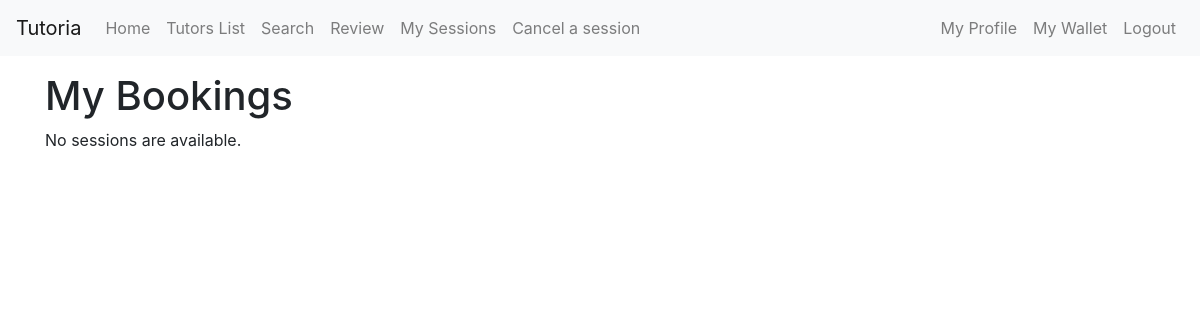
Before: /students/my/ (signed in) with the older database file.
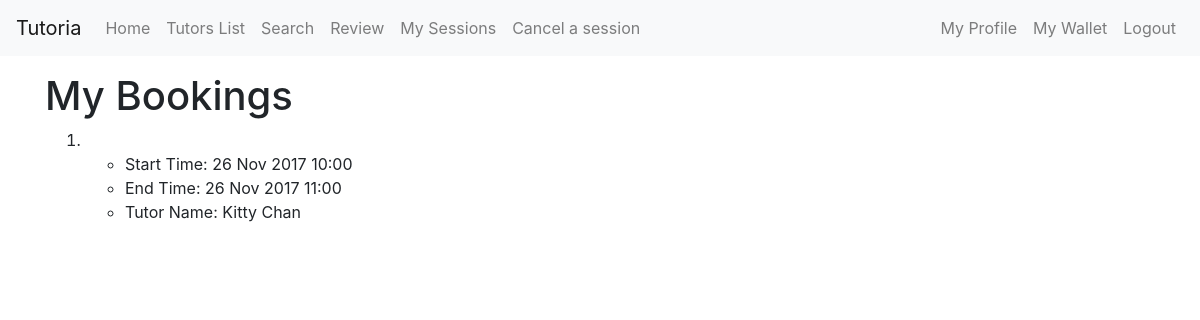
After: the same page with the newer database file.
### tutorial/models.py (models this page shows, shortened)
class Session(models.Model):
    start_time = models.DateTimeField()
    end_time = models.DateTimeField()
    isLocked = models.BooleanField(default=False)
    student = models.ForeignKey(Student, on_delete=models.CASCADE)
    tutor = models.ForeignKey(Tutor, on_delete=models.CASCADE)
    reviewed = models.BooleanField(default=False)

### tutors/models.py (models this page shows, shortened)
class Tutor(models.Model):
    tutor = models.OneToOneField(User, on_delete=models.CASCADE) #extends User class
    privateTutor = models.BooleanField(default=False)
    timePerSlot = models.PositiveIntegerField(default=60)
    university = models.CharField(max_length=50, blank=True)
    phoneNumber = models.CharField(max_length=8, blank=True)
    avatar = models.ImageField(upload_to=user_directory_path)
    introduction = models.TextField(max_length=100, blank=True)
    hourlyRate = models.PositiveIntegerField(default=0)
    rating = models.PositiveIntegerField(default=0)
    rate_time = models.PositiveIntegerField(default=0)
    show_tutor = models.BooleanField(default=True, blank=True)
    courseTaught = models.ManyToManyField(Course, blank=True)
    tags = models.ManyToManyField(Tag, blank=True)

### students/views.py (the view)
class MyBookingsList(generic.ListView):
    context_object_name = 'sessions_list'
    template_name = 'mySessions.html'
    def get_queryset(self):
        return Session.objects.filter(student__student=self.request.user)

### Tutoria/context_processors.py (called while the page is built)
def base_template_name_context_processor(request):
    base_template_name = 'base.html'
    if request.user.is_authenticated():
        if request.user.is_superuser:
            base_template_name = 'base_tutor.html'
        if Tutor.objects.filter(tutor=request.user):
            base_template_name = 'base_tutor.html'
    return {
        'base_template_name': base_template_name,
    }

### students/templates/mySessions.html
{% extends base_template_name %}
{% block content %}
<h1> My Bookings </h1>
{% if sessions_list %}
<ol>
  {% for session in sessions_list %}
  <li>
    <ul>
      <li>Start Time: {{ session.start_time|date:"d M Y" }} {{ session.start_time|time:"H:i" }}</li>
      <li>End Time: {{ session.end_time|date:"d M Y" }} {{ session.end_time|time:"H:i" }}</li>
      <li>Tutor Name: {{ session.tutor.tutor.first_name }} {{ session.tutor.tutor.last_name }}</li>
    </ul>
  </li>
  {% endfor %}
</ol>
{% else %}
<p>No sessions are available.</p>
{% endif %}
{% endblock %}

Changed rows visible on the page:
added Session: start_time "26 Nov 2017", start_time "10:00", end_time "26 Nov 2017", end_time "11:00", tutor.tutor.first_name "Kitty", tutor.tutor.last_name "Chan"
Other visible differences:
text no longer shown: "No sessions are available."
